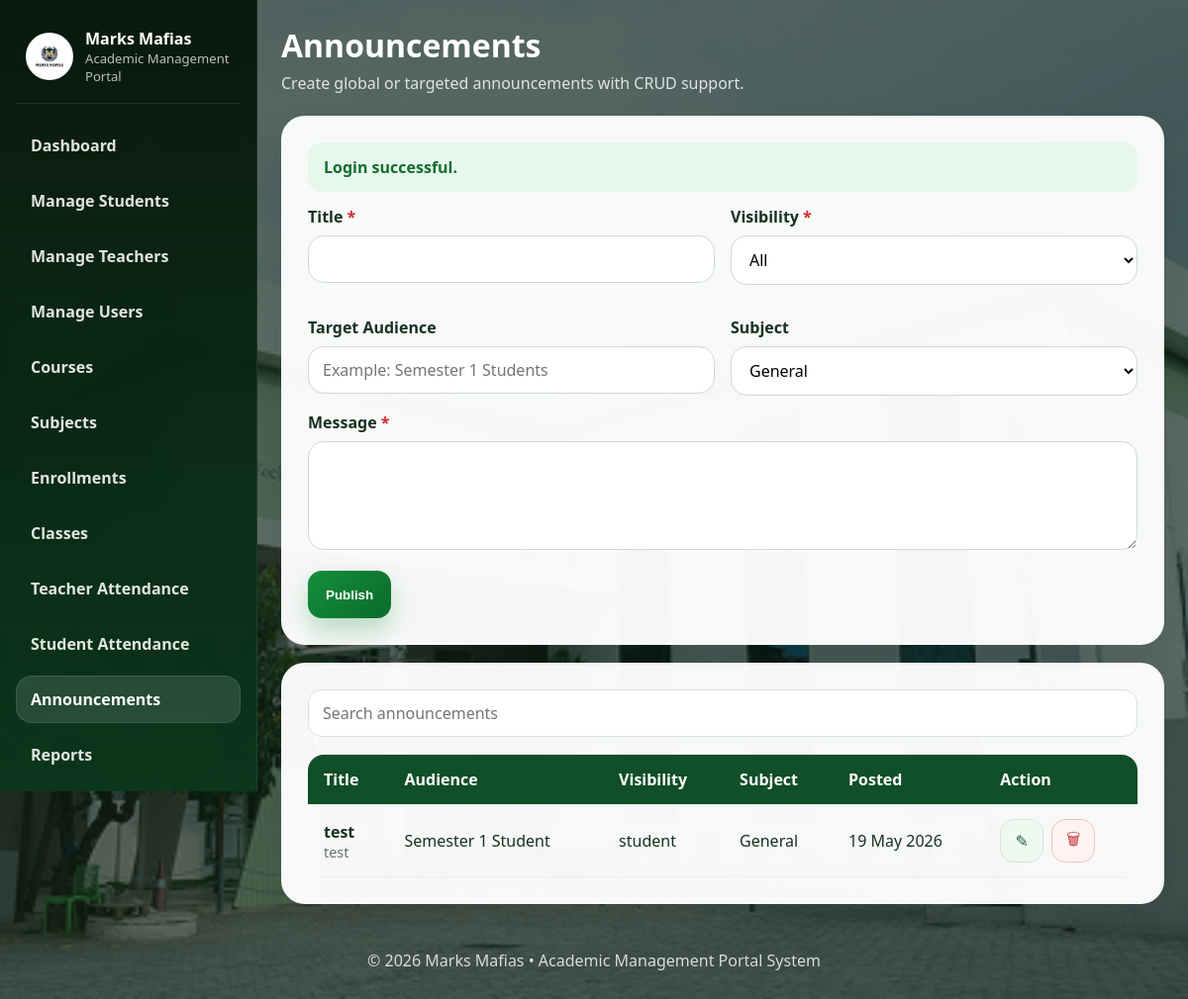
The page /public/admin/announcements.php (signed in) on the database its author committed.
### tables this page shows
CREATE TABLE `announcements` (
  `id` int(11) NOT NULL,
  `title` varchar(180) NOT NULL,
  `body` text NOT NULL,
  `visibility_role` enum('all','teacher','student') NOT NULL DEFAULT 'all',
  `target_audience` varchar(120) DEFAULT NULL,
  `subject_id` int(11) DEFAULT NULL,
  `created_by` int(11) NOT NULL,
  `posted_at` datetime NOT NULL
);

### public/admin/announcements.php (the view, shortened to what this page needs)
<?php
require_once dirname(dirname(__DIR__)) . '/includes/auth.php';
$edit = null;
$rows = $pdo->query('
    SELECT
        a.*,
        COALESCE(s.subject_name, "General") AS subject_name,
        u.name AS creator
    FROM announcements a
    LEFT JOIN subjects s ON s.id = a.subject_id
    LEFT JOIN users u ON u.id = a.created_by
    ORDER BY a.posted_at DESC
')->fetchAll();
include dirname(dirname(__DIR__)) . '/includes/header.php';
?>
<div class="dashboard-shell">
    <?php include dirname(dirname(__DIR__)) . '/includes/sidebar.php'; ?>
    <main class="main-panel">
        <div class="dashboard-top">
            <div class="dashboard-title">
                <h1>Announcements</h1>
                <p>Create global or targeted announcements with CRUD support.</p>
            </div>
        </div>
        <div class="section-stack">
            <div class="form-card">
                <form method="post">
                    <div class="form-grid">
                        <div class="form-group">
                            <label>Title <span class="required">*</span></label>
                            <input type="text" name="title" required value="<?= e($edit['title'] ?? '') ?>">
                        </div>
                        <div class="form-group">
                            <label>Visibility <span class="required">*</span></label>
                            <select name="visibility_role" required>
                                <option value="all" <?= (($edit['visibility_role'] ?? '') === 'all') ? 'selected' : '' ?>>All</option>
                            </select>
                        </div>
                        <div class="form-group">
                            <label>Target Audience</label>
                            <input type="text" name="target_audience" value="<?= e($edit['target_audience'] ?? '') ?>" placeholder="Example: Semester 1 Students">
                        </div>
                        <div class="form-group">
                            <label>Subject</label>
                            <select name="subject_id">
                                <option value="">General</option>
                            </select>
                        </div>
                    </div>
                    <div class="form-group">
                        <label>Message <span class="required">*</span></label>
                        <textarea name="body" required><?= e($edit['body'] ?? '') ?></textarea>
                    </div>
                    <button class="btn btn-primary"><?= $edit ? 'Update' : 'Publish' ?></button>
                </form>
            </div>
            <div class="table-card">
                <div class="search-row">
                    <input type="text" placeholder="Search announcements" data-table-search="annTable">
                </div>
                <div class="table-wrap">
                    <table id="annTable">
                        <thead>
                            <tr>
                                <th>Title</th>
                                <th>Audience</th>
                                <th>Visibility</th>
                                <th>Subject</th>
                                <th>Posted</th>
                                <th>Action</th>
                            </tr>
                        </thead>
                        <tbody>
                            <?php foreach ($rows as $r): ?>
                                <tr>
                                    <td>
                                        <strong><?= e($r['title']) ?></strong>
                                        <div class="subtle"><?= e(mb_strimwidth($r['body'], 0, 90, '...')) ?></div>
                                    </td>
                                    <td><?= e($r['target_audience'] ?: 'General') ?></td>
                                    <td><?= e($r['visibility_role']) ?></td>
                                    <td><?= e($r['subject_name']) ?></td>
                                    <td><?= e(date('d M Y', strtotime($r['posted_at']))) ?></td>
                                    <td>
                                        <div class="inline-actions">
                                            <a class="icon-btn" title="Edit" href="?edit=<?= (int)$r['id'] ?>">✎</a>
                                            <form method="post">
                                                <button class="icon-btn danger" title="Delete" type="submit">🗑</button>
                                            </form>
                                        </div>
                                    </td>
                                </tr>
                            <?php endforeach; ?>
                        </tbody>
                    </table>
                </div>
            </div>
        </div>
    </main>
</div>
<?php include dirname(dirname(__DIR__)) . '/includes/footer.php'; ?>

### assets/css/style.css (style rules this page uses)
:root { --primary: #148f3c; --primary-dark: #0b6a2b; --primary-soft: #dff4e4; --accent: #f5fff7; --white: #fff; --text: #173221; --muted: #5f7567; --border: #d6e7da; --danger: #cf3a3a; --shadow: 0 14px 34px rgba(0, 0, 0, 0.08); --shadow-lg: 0 26px 60px rgba(0, 0, 0, 0.16); --radius: 18px; --radius-lg: 30px; }
* { box-sizing: border-box; }
html { scroll-behavior: smooth; }
body { margin: 0; font-family: Segoe UI, Tahoma, sans-serif; color: var(--text); background: linear-gradient(rgba(14, 36, 24, 0.68), rgba(14, 36, 24, 0.64)), url("../images/bg.jpg") center/cover no-repeat; background-attachment: scroll; }
a { text-decoration: none; color: inherit; }
.subtle { font-size: 0.9rem; color: var(--muted); }
.content-card, .table-card, .form-card, .panel-card { background: rgba(255, 255, 255, 0.96); border-radius: var(--radius); box-shadow: var(--shadow); border: 1px solid rgba(255, 255, 255, 0.5); }
.content-card, .form-card, .panel-card { padding: 24px; }
.table-card { padding: 20px; }
.section-stack { display: grid; gap: 18px; }
.form-row, .form-grid { display: grid; grid-template-columns: 1fr 1fr; gap: 16px; }
.form-group { margin-bottom: 16px; }
label { display: block; margin-bottom: 8px; font-weight: 700; }
.required { color: #d62828; }
input, select, textarea { width: 100%; min-height: 48px; padding: 12px 14px; border: 1px solid #cedbd1; border-radius: 16px; font: inherit; background: #fff; }
textarea { min-height: 110px; resize: vertical; }
.btn { display: inline-flex; align-items: center; justify-content: center; min-height: 48px; padding: 0 18px; border: none; border-radius: 14px; font-weight: 700; cursor: pointer; transition: 0.2s ease; }
.btn-primary { background: linear-gradient(135deg, var(--primary), var(--primary-dark)); color: #fff; box-shadow: 0 12px 24px rgba(20, 143, 60, 0.28); }
.search-row { display: flex; gap: 12px; flex-wrap: wrap; align-items: center; margin-bottom: 16px; }
.search-row input, .search-row select { background: #fff; border: 1px solid #d7e4da; border-radius: 14px; min-height: 48px; padding: 12px 14px; }
.search-row input { flex: 1 1 260px; }
.table-wrap { overflow-x: auto; border-radius: 16px; }
table { width: 100%; border-collapse: collapse; background: transparent; }
thead { background: #104f27; color: #fff; }
th, td { padding: 14px 16px; text-align: left; vertical-align: top; border-bottom: 1px solid #ebf1ec; }
.inline-actions { display: flex; gap: 10px; align-items: center; flex-wrap: nowrap; }
.inline-actions form { margin: 0; }
.icon-btn, .btn-icon { display: inline-flex; align-items: center; justify-content: center; width: 42px; height: 42px; border-radius: 14px; border: 1px solid #d7e4da; background: #eff8f1; color: #196438; font-size: 1rem; }
.icon-btn.danger, .btn-icon.danger { background: #fff2f2; border-color: #f1c3c3; color: #c23a3a; }
.main-panel { display: flex; flex-direction: column; gap: 22px; }
.dashboard-top { margin-bottom: 0; }
.form-card, .table-card, .content-card, .panel-card { width: 100%; border-radius: 24px; }
.form-card { padding: 26px; }
.table-card { padding: 26px; }
.search-row { margin-bottom: 18px; }
.table-wrap { margin-top: 6px; }
.inline-actions { gap: 12px; }
.inline-actions form { display: inline-flex; margin: 0; }
.icon-btn, .btn-icon { width: 44px; height: 44px; flex: 0 0 auto; }

### assets/css/dashboard.css (style rules this page uses)
.dashboard-shell { display: block; min-height: 100vh; position: relative; }
.main-panel { margin-left: 260px; padding: 24px; overflow-x: hidden; min-height: 100vh; }
.dashboard-shell { display: block; }
.main-panel { padding: 24px; overflow-x: hidden; }
.dashboard-top { display: flex; align-items: center; justify-content: space-between; gap: 14px; margin-bottom: 18px; }
.dashboard-title h1 { margin: 0; color: #fff; font-size: 2rem; }
.dashboard-title p { margin: 6px 0 0; color: rgba(255, 255, 255, 0.82); }
.section-stack { display: grid; gap: 18px; }
.main-panel { display: flex; flex-direction: column; gap: 22px; }
.dashboard-top { margin-bottom: 0; }
.form-card, .table-card, .content-card, .panel-card { width: 100%; border-radius: 24px; }
.form-card { padding: 26px; }
.table-card { padding: 26px; }
.search-row { margin-bottom: 18px; }
.inline-actions { gap: 12px; }
.inline-actions form { display: inline-flex; margin: 0; }
.icon-btn, .btn-icon { width: 44px; height: 44px; flex: 0 0 auto; }
td { vertical-align: middle; }
.inline-actions { display: flex; gap: 8px; flex-wrap: wrap; }

### rows shown on the page
announcements: title "test", body "test", target_audience "Semester 1 Student", visibility_role "student", subject_name "General", posted_at "19 May 2026"

### other values the page prints
$label "Dashboard"
$label "Manage Students"
$label "Manage Teachers"
$label "Manage Users"
$label "Courses"
$label "Subjects"
$label "Enrollments"
$label "Classes"
$label "Teacher Attendance"
$label "Student Attendance"
$label "Announcements"
$label "Reports"
$item['message'] "Login successful."
